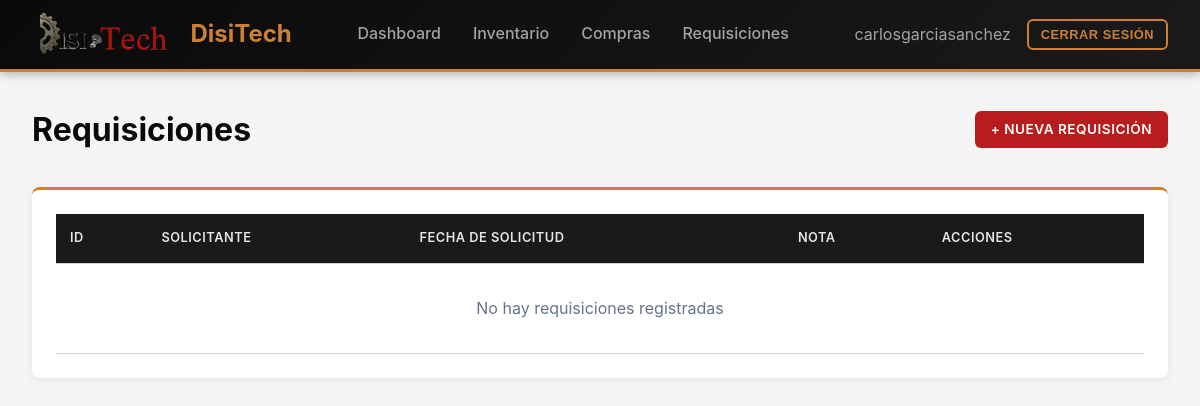
/requisiciones/ (signed in), run on an earlier commit of the app's database.
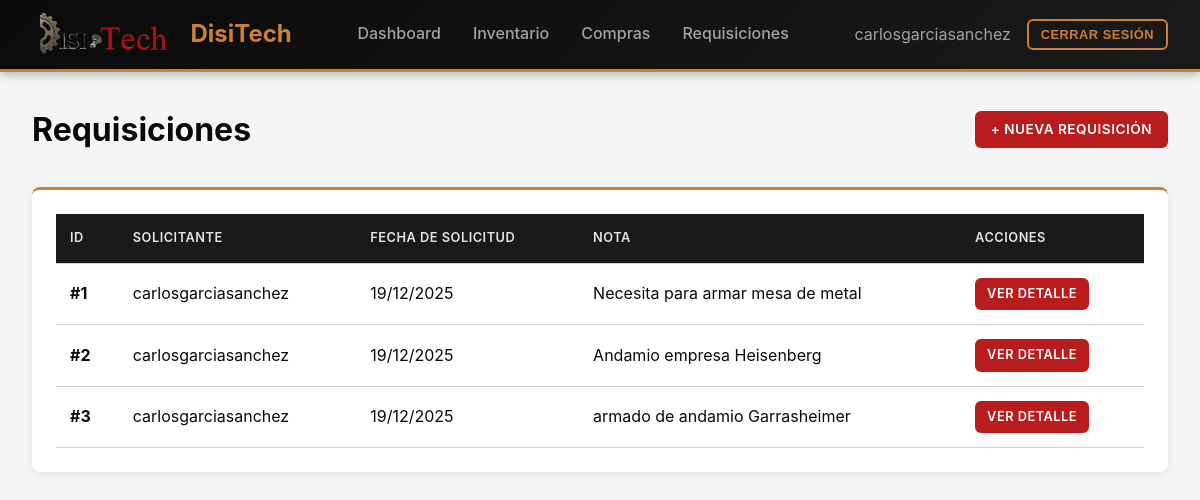
And on a later commit of the database.
### inventory/models/transactions.py (models this page shows, shortened)
class Requisition(models.Model):
    requested_by = models.ForeignKey(settings.AUTH_USER_MODEL, on_delete=models.PROTECT, related_name="requisitions")
    requested_at = models.DateField()
    note = models.CharField(max_length=300, null=True, blank=True)
    created_at = models.DateTimeField(auto_now_add=True)

### inventory/views.py (the view)
# urls.py: path("requisiciones/", views.requisition_list, name="requisition_list"),
@login_required
@permission_required('inventory.view_requisition', raise_exception=True)
def requisition_list(request):
    if request.user.is_staff:
        requisitions = Requisition.objects.select_related('requested_by').order_by('-requested_at')
    else:
        requisitions = Requisition.objects.filter(
            requested_by=request.user
        ).select_related('requested_by').order_by('-requested_at')
    context = {'requisitions': requisitions}
    return render(request, 'requisitions/list.html', context)

### inventory/context_processors.py (called while the page is built)
def logo_context(request):
    logo_path = os.path.join(settings.MEDIA_ROOT, 'logo.png')
    if os.path.exists(logo_path):
        logo_url = settings.MEDIA_URL + 'logo.png'
    else:
        logo_url = None
    return {'logo_url': logo_url}

### templates/requisitions/list.html (shortened to what this page needs)
{% extends 'base.html' %}
{% block content %}
<div style="display: flex; justify-content: space-between; align-items: center; margin-bottom: 2rem;">
    <h1>Requisiciones</h1>
    {% if perms.inventory.add_requisition %}
    <a href="{% url 'requisition_create' %}" class="btn btn-primary">+ Nueva Requisición</a>
    {% endif %}
</div>
<div class="card">
    <table>
        <thead>
            <tr>
                <th>ID</th>
                <th>Solicitante</th>
                <th>Fecha de Solicitud</th>
                <th>Nota</th>
                <th>Acciones</th>
            </tr>
        </thead>
        <tbody>
            {% for req in requisitions %}
            <tr>
                <td><strong>#{{ req.id }}</strong></td>
                <td>{{ req.requested_by.username }}</td>
                <td>{{ req.requested_at|date:"d/m/Y" }}</td>
                <td>{{ req.note|default:"-" }}</td>
                <td>
                    <a href="{% url 'requisition_detail' req.pk %}" class="btn btn-sm btn-primary">Ver Detalle</a>
                </td>
            </tr>
            {% empty %}
            <tr>
                <td colspan="5" style="text-align: center; padding: 2rem; color: #64748b;">No hay requisiciones registradas</td>
            </tr>
            {% endfor %}
        </tbody>
    </table>
</div>
{% endblock %}

What changed in the data, as far as the page shows it:
added Requisition: id "1", requested_by.username "carlosgarciasanchez", requested_at "19/12/2025", note "Necesita para armar mesa de metal"
added Requisition: id "2", requested_by.username "carlosgarciasanchez", requested_at "19/12/2025", note "Andamio empresa Heisenberg"
added Requisition: id "3", requested_by.username "carlosgarciasanchez", requested_at "19/12/2025", note "armado de andamio Garrasheimer"
Also different on the page:
text no longer shown: "No hay requisiciones registradas"
